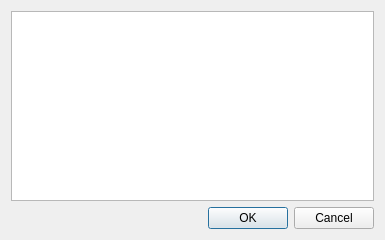
<?xml version="1.0" encoding="UTF-8"?>
<ui version="4.0">
 <class>Direct_Message</class>
 <widget class="QDialog" name="Direct_Message">
  <property name="geometry">
   <rect>
    <x>0</x>
    <y>0</y>
    <width>385</width>
    <height>240</height>
   </rect>
  </property>
  <property name="windowTitle">
   <string>Direct Message</string>
  </property>
  <layout class="QGridLayout" name="gridLayout">
   <item row="0" column="0">
    <widget class="QPlainTextEdit" name="plainTextEdit"/>
   </item>
   <item row="1" column="0">
    <widget class="QDialogButtonBox" name="buttonBox">
     <property name="orientation">
      <enum>Qt::Horizontal</enum>
     </property>
     <property name="standardButtons">
      <set>QDialogButtonBox::Cancel|QDialogButtonBox::Ok</set>
     </property>
    </widget>
   </item>
  </layout>
 </widget>
 <resources/>
 <connections>
  <connection>
   <sender>buttonBox</sender>
   <signal>accepted()</signal>
   <receiver>Direct_Message</receiver>
   <slot>accept()</slot>
   <hints>
    <hint type="sourcelabel">
     <x>248</x>
     <y>254</y>
    </hint>
    <hint type="destinationlabel">
     <x>157</x>
     <y>274</y>
    </hint>
   </hints>
  </connection>
  <connection>
   <sender>buttonBox</sender>
   <signal>rejected()</signal>
   <receiver>Direct_Message</receiver>
   <slot>reject()</slot>
   <hints>
    <hint type="sourcelabel">
     <x>316</x>
     <y>260</y>
    </hint>
    <hint type="destinationlabel">
     <x>286</x>
     <y>274</y>
    </hint>
   </hints>
  </connection>
 </connections>
</ui>
